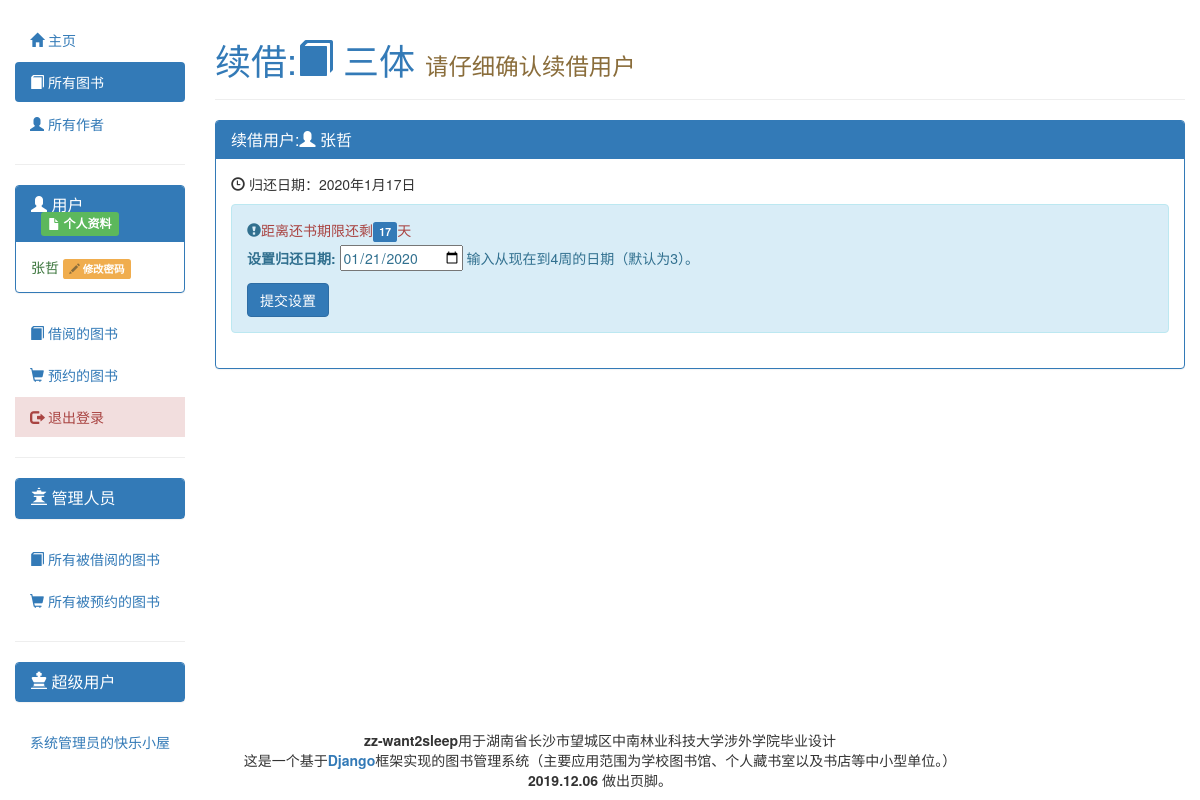
The page /catalog/book/4a9e467a-f86e-4e12-b03c-e4dee93bf445/renew/ (signed in) on the database its author committed.
### catalog/models.py (models this page shows, shortened)
class BookInstance(models.Model):
    id = models.UUIDField(primary_key=True, default=uuid.uuid4,
                          help_text="Unique ID for this particular book across whole library")
    book = models.ForeignKey('Book', on_delete=models.SET_NULL, null=True)
    imprint = models.CharField(max_length=200)
    due_back = models.DateField(null=True, blank=True)
    appointment_time = models.DateField(null=True, blank=True)
    appointment = models.ForeignKey(
        User, on_delete=models.SET_NULL, null=True, blank=True, related_name='appointment')
    borrower = models.ForeignKey(
        User, on_delete=models.SET_NULL, null=True, blank=True, related_name='borrower')
    LOAN_STATUS = (
        ('m', 'Maintenance'),
        ('o', 'On loan'),
        ('a', 'Available'),
        ('r', 'Reserved'),
    )
    status = models.CharField(max_length=1, choices=LOAN_STATUS,
                              blank=True, default='m', help_text='当前图书副本状态')
    class Meta:
        ordering = ["status"]
        permissions = (("can_mark_returned", "Set book as returned"),)
    @property
    def is_overdue(self):
        if self.due_back and datetime.date.today() > self.due_back:
            return True
        return False
    @property
    def calculate_due_back(self):
        return datetime.date.today().__rsub__(self.due_back).days

class Book(models.Model):
    title = models.CharField(max_length=200)
    author = models.ForeignKey('Author', on_delete=models.SET_NULL, null=True)
    summary = models.TextField(
        max_length=1000, help_text="Enter a brief description of the book")
    isbn = models.CharField(
        'ISBN', max_length=13, help_text='13 Character <a href="https://www.isbn-international.org/content/what-isbn">ISBN number</a>')
    genre = models.ManyToManyField(
        Genre, help_text="elect a genre for this book 按住 ”Control“，或者Mac上的 “Command”，可以选择多个。")
    language = models.ForeignKey(
        'Language', on_delete=models.SET_NULL, null=True)
    pic = models.ImageField('picture', upload_to='BookImage', null=True,
                            blank=True, help_text='上传相应的图片。', default='BookImage/404.png')
    class Meta:
        ordering = ["-title"]
    def display_genre(self):
        """
        create a string for the Genre.This is required to display genre in Admin.
        """
        return ','.join([genre.name for genre in self.genre.all()[:3]])
    display_genre.short_description = 'Genre'
    def display_genre1(self):
        """
        create a string for the Genre.This is required to display genre in Admin.+1
        """
        return ','.join([genre.name for genre in self.genre.all()])
    display_genre1.short_description = 'Genre1'

### catalog/views.py (the view)
# urls.py: path('book/<uuid:pk>/renew/', views.renew_book_librarian,
@login_required
@permission_required('catalog.can_mark_returned')
def renew_book_librarian(request, pk):
    book_inst = get_object_or_404(BookInstance, pk=pk)
    if request.method == 'POST':
        form = RenewBookForm(request.POST, error_class=DivErrorList)
        if form.is_valid():
            book_inst.due_back = form.cleaned_data['renewal_date']
            book_inst.save()
            return HttpResponseRedirect(reverse('catalog:all-borrowed')+
            '?m=1')
    else:
        proposed_renewal_date = datetime.date.today() + datetime.timedelta(weeks=3)
        form = RenewBookForm(
            initial={'renewal_date': proposed_renewal_date, }, error_class=DivErrorList)
    return render(request, 'catalog/book_renew_librarian.html', {'form': form, 'bookinst': book_inst})

### catalog/forms.py (shortened to what this page needs)
class RenewBookForm(forms.Form):
    renewal_date = forms.DateField(
        help_text="输入从现在到4周的日期（默认为3）。", widget=forms.TextInput(attrs={'type': 'date'}), label='设置归还日期')

### catalog/views.py (called while the page is built)
    def __str__(self):
        return self.as_divs()

    def as_divs(self):
        if not self:
            return ''
        return '<div class="errorlist">%s</div>' % ''.join(['<div class="alert alert-warning" role="alert">%s</div>' % e for e in self])

### catalog/templates/catalog/book_renew_librarian.html (shortened to what this page needs)
{% extends "base_generic.html" %}
{% block content %}
<div class="page-header">
    <h1><span class="text-primary">续借:<span class="glyphicon glyphicon-book"></span> {{bookinst.book.title}} </span><small><span class="text-warning">请仔细确认续借用户</span></small></h1>
  </div>
<div class="panel panel-primary">
    <div class="panel-heading">
      <h3 class="panel-title" >续借用户:<span class="glyphicon glyphicon-user"></span> {{bookinst.borrower}}</h3>
    </div>
    <div class="panel-body">
        <p{% if bookinst.is_overdue %} class="text-danger"{% endif %}  style="display:inline-block;"><span class="glyphicon glyphicon-time"></span> 归还日期：{{bookinst.due_back}}</p>
        {% if bookinst.is_overdue %}
    <span class="label label-danger">违约</span>
    {% else %}
    <div class="alert alert-info" role="alert">
    <span class="glyphicon glyphicon-exclamation-sign"></span><span class="text-danger">距离还书期限还剩</span><span class="label label-primary">{{ bookinst.calculate_due_back }}</span><span class="text-danger">天</span>
    {% endif %}
        <form action="" method="post">
            {{ form.as_p }}
            <input type="submit" value="提交设置" class="btn btn-primary"/>
        </form>
    </div>
  </div>
{% endblock %}

### catalog/templates/base_generic.html (shortened to what this page needs)
<!DOCTYPE html>
<html lang="zh-hans">
  <head>
    <link
      rel="stylesheet"
      href="https://cdn.bootcss.com/bootstrap/3.3.7/css/bootstrap.min.css"
    />
    {% load static %}
    <link rel="stylesheet" href="{% static 'catalog/css/styles.css' %}" />
  </head>
  <body>
    <div class="container-fluid">
      <div class="row">
        <div class="col-sm-2">
          {% block sidebar %}
          <ul class="nav nav-pills nav-stacked sidebar-nav sidebar-top">
            <li role="presentation" class="{% if request.path == '/catalog/' %}active{% endif %}">
              <a href="{% url 'catalog:index' %}"><span class="glyphicon glyphicon-home"></span> 主页</a>
            </li>
            <li role="presentation" class="li1 {% if request.path == '/catalog/books/' or request.path|truncatechars:15 == '/catalog/books/' %}active{% endif %}">
              <a href="{% url 'catalog:books' %}"><span class="glyphicon glyphicon-book"></span> 所有图书</a>
            </li>
            <li role="presentation" class="li2 {% if request.path == '/catalog/authors/' or request.path|truncatechars:17 == '/catalog/authors/' %}active{% endif %}">
              <a href="{% url 'catalog:authors' %}"><span class="glyphicon glyphicon-user"></span> 所有作者</a>
            </li>
          </ul>
          {% endblock %}
          {% block userinterface %}
          <hr>
          <ul class="nav nav-pills nav-stacked sidebar-nav">
              {% if user.is_authenticated %}
              <li role="presentation">
                    <div class="panel panel-primary">
                        <div class="panel-heading">
                          <h3 class="panel-title">
                              <span class="glyphicon glyphicon-user"></span> 用户<a href="{% url 'catalog:user_profile' user.pk%}" style="margin-left:10px;"><span class="label label-success"><span class="glyphicon glyphicon-file"></span> 个人资料</span></a></h3>
                        </div>
                        <div class="panel-body text-success">
                            {{ user.get_username }}
                            <a href="{% url 'catalog:password_change'%}" ><span class="label label-warning"><span class="glyphicon glyphicon-pencil text-warning"></span> 修改密码</span></a>
                        </div>
                      </div>
              </li>
              <li role="presentation" class=""><a href="{% url 'catalog:my-borrowed' %}"><span class="glyphicon glyphicon-book"></span> 借阅的图书</a></li>
              {%if user.email%}
              <li role="presentation" class=""><a href="{% url 'catalog:my-appointment' %}"><span class="glyphicon glyphicon-shopping-cart"></span> 预约的图书</a></li>
              {%endif%}
              <li role="presentation" class="bg-danger" ><a href="{% url 'logout'%}?next={{request.path}}"><span class="text-danger"><span class="glyphicon glyphicon-log-out"></span> 退出登录</span></a></li>
            {% else %}
              <li role="presentation" class="bg-info"><a href="{% url 'login'%}?next={{request.path}}"><span class="text-primary"><span class="glyphicon glyphicon-log-in"></span> 账号登录</span></a></li>
            {% endif %}
          </ul>
          <hr>
          <ul class="nav nav-pills nav-stacked sidebar-nav">
              {% if user.is_authenticated %}
              <li role="presentation">
                  <div class="panel panel-primary {% if not perms.catalog.can_mark_returned %}hidden{% endif %}">
                      <div class="panel-heading">
                        <h3 class="panel-title">
                          <span class="glyphicon glyphicon-queen"></span> 管理人员</h3>
                      </div>
                    </div>
              </li>
              {% endif %}
              {% if perms.catalog.can_mark_returned %}
              <li role="presentation" class=""><a href="{% url 'catalog:all-borrowed' %}"><span class="glyphicon glyphicon-book"></span> 所有被借阅的图书</a></li>
              {%endif%}
              {%if perms.catalog.can_mark_returned and user.email %}
              <li role="presentation" class=""><a href="{% url 'catalog:all-appointment'%}"><span class="glyphicon glyphicon-shopping-cart"></span> 所有被预约的图书</a></li>
              {% endif %}
          </ul>
          {% if user.is_authenticated and perms.catalog.can_mark_returned and user.is_staff %}
          <hr>
          <ul class="nav nav-pills nav-stacked sidebar-nav">
              <li role="presentation">
                  <div class="panel panel-primary {% if not perms.catalog.can_mark_returned %}hidden{% endif %}">
                      <div class="panel-heading">
                        <h3 class="panel-title">
                          <span class="glyphicon glyphicon-king"></span> 超级用户</h3>
                      </div>
                    </div>
                  </li>
                  <li role="presentation" class="{% if request.path == '/admin/' %}active{% endif %}"><a href="/admin/">系统管理员的快乐小屋</a></li>
                </ul>
                {% endif %}
        </div>
        {% endblock %}
        <div class="col-sm-10">
          {% block content %}{% endblock %}
        </div>
      </div>
      {%block footer%}
            <div class="footer">
                        <p style="
                          display: block;
                          margin-left: auto;
                          margin-right: auto;
                          text-align: center;
                        ">
                        <strong>zz-want2sleep</strong>用于湖南省长沙市望城区中南林业科技大学涉外学院毕业设计<br/>
                          这是一个基于<a href="https://www.djangoproject.com"><strong >Django</strong></a>框架实现的图书管理系统（主要应用范围为学校图书馆、个人藏书室以及书店等中小型单位。）<br/>
                          <strong>2019.12.06 </strong>做出页脚。</p>
                  </div>
        {% endblock %}
  </body>
</html>

### catalog/static/catalog/css/styles.css (style rules this page uses)
.sidebar-nav { margin-top: 20px; padding: 0; list-style: none; }

### catalog/templates/base_generic.html (style rules this page uses)
a,a:link,a:visited { text-decoration: none; }

### rows shown on the page
BookInstance: book "三体", borrower "张哲", due_back "2020年1月17日", calculate_due_back "17"

### other values the page prints
{{ user.get_username }} "张哲"
